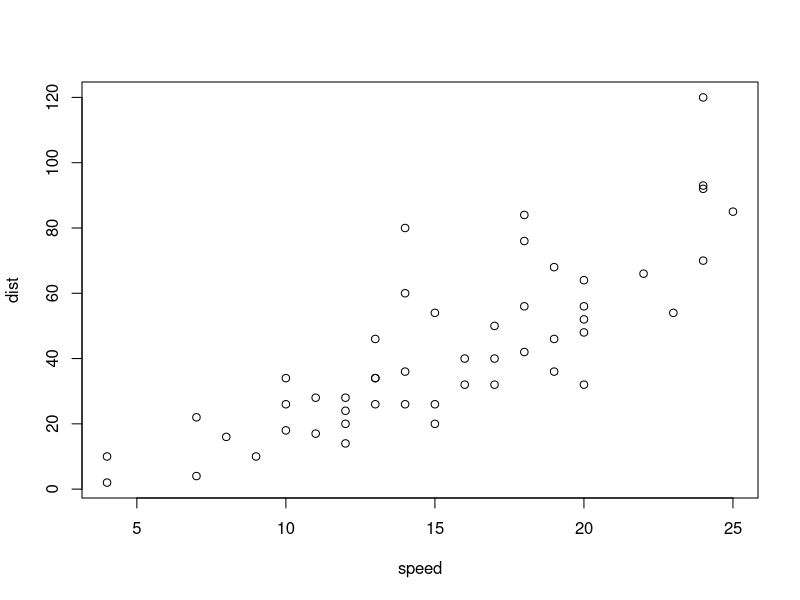
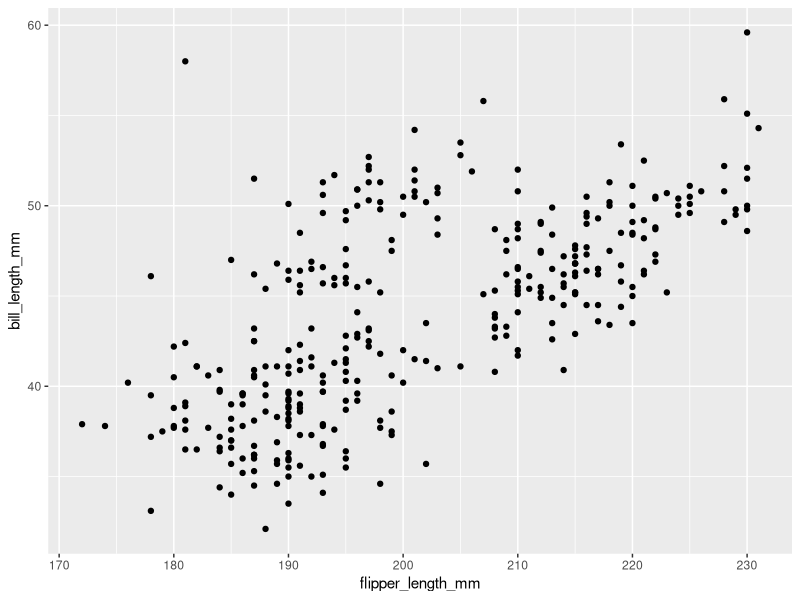
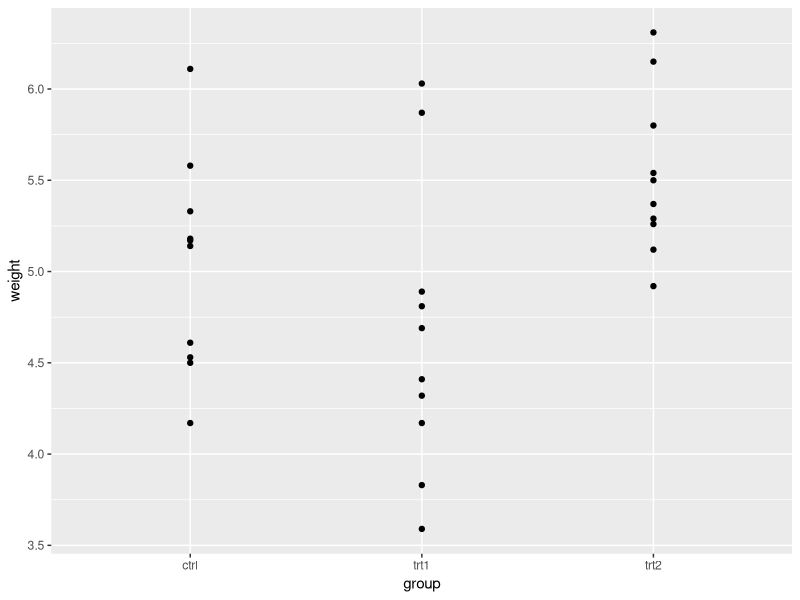

R code for these plots, in order:
## ---- chunk 1

## ---- chunk 2
plot(cars)
## ---- chunk 3
library(tidyverse)
library(palmerpenguins)
## ---- chunk 4
ggplot(data = penguins,
       mapping = aes(x = flipper_length_mm, y = bill_length_mm)
) +
geom_point()
## ---- chunk 5
view(penguins)
## ---- chunk 6
PlantGrowth
## ---- chunk 7
ggplot(data = PlantGrowth,
       mapping = aes(x = group, y = weight)
) + 
geom_point()
